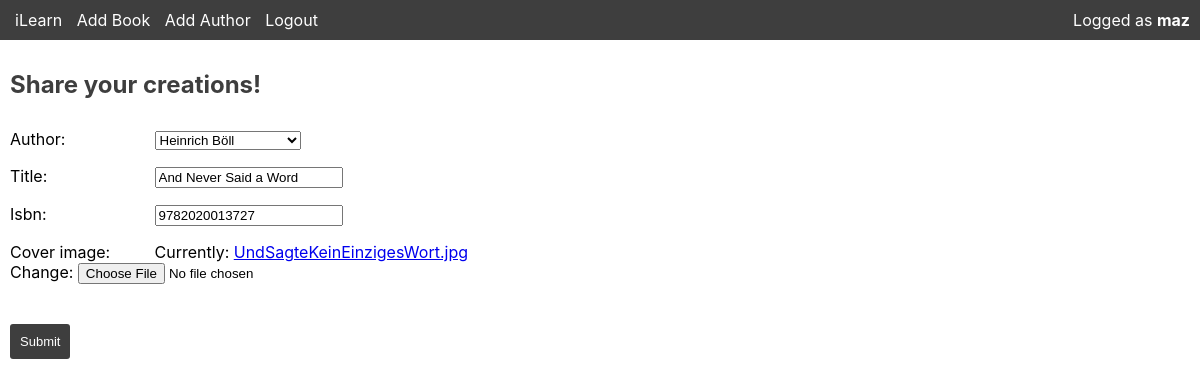
/book/edit/14 (signed in), run on the app's committed database.
### books/models.py (models this page shows, shortened)
class Book(models.Model):
    author=models.ForeignKey(Author, on_delete=models.CASCADE)
    user=models.ForeignKey(User, on_delete=models.CASCADE, default='')
    title=models.CharField(max_length=255, unique=True)
    isbn=models.CharField(max_length=13, unique=True)
    cover_image=models.FileField()

### books/views.py (the view)
# urls.py: path('book/edit/<int:pk>', views.EditBook.as_view(), name="edit-book"),
class EditBook(LoginRequiredMixin, UpdateView):
    model = Book
    fields = ['author' , 'title', 'isbn', 'cover_image']
    login_url = '/login/'
    template_name='books/edit_form.html'
    redirect_field_name = 'redirect_to'

### books/models.py (called while the page is built)
    def __str__(self):
        return f"{self.name} {self.surname}"

### books/templates/books/edit_form.html (shortened to what this page needs)
{%extends 'base.html'%}
{%block include_css%}
    {%load staticfiles%}
    <link rel="stylesheet" href="{% static 'books/forms/style.css' %}">
    <link rel="stylesheet" href="{% static 'books/style.css' %}">
{%endblock%}
{%block body%}
    <h1 class="form-heading">Share your creations!</h1>
    {%if book.user == user%}
        <form action="" method="POST" enctype="multipart/form-data" class="iLearn-create">
            {%include 'form-template.html'%}
            <div>
                <br><br><button type="submit" class="submit-btn">Submit</button>
            </div>
        </form>
    {%else%}
        <h1>Mhhh... you cannot edit this book!</h1>
    {%endif%}
{%endblock%}

### templates/base.html (shortened to what this page needs)
<!DOCTYPE html>
<html lang="en-EN">
<head>
    {%load staticfiles%}
    <link rel="stylesheet" href="{% static 'books/style.css' %}">
    {%block include_css%}{%endblock%}
</head>
<body>
    <header class="iLearn-navbar">
        <nav>
            <ul>
                <li><a href="{%url 'books:index'%}">iLearn</a></li>
                {%if not user.is_authenticated %}
                    <li><a href="{%url 'users:login'%}">Login</a></li>
                    <li><a href="{%url 'users:add-user'%}">Sign In</a></li>
                {%else%}
                    <li><a href="{%url 'books:add-book'%}">Add Book</a></li>
                    <li><a href="{%url 'books:add-author'%}">Add Author</a></li>
                    <li class="logged-as">Logged as <b>{{user}}</b></li>
                    <li><a href="{%url 'users:logout-user'%}">Logout</a></li>
                {%endif%}
            </ul>
        </nav>
    </header>
    <section class="iLearn">
        {%block body%}
        {%endblock%}
    </section>
</body>
</html>

### templates/form-template.html (shortened to what this page needs)
{% for field in form %}
    <div>
        <label>{{ field.label_tag }}</label>
        {{ field }}
    </div>
{% endfor %}

### books/static/books/style.css (style rules this page uses)
body, html { margin: 0; padding: 0; font-family: -apple-system,BlinkMacSystemFont,"Segoe UI",Roboto,Oxygen-Sans,Ubuntu,Cantarell,"Helvetica Neue",sans-serif; }
h1 { color: #3e3e3e; }
.submit-btn { padding: 10px 10px; border: none; background-color: #3e3e3e; color: #fff; font-size: 13px; border-radius: 3px; cursor: pointer; }
.iLearn-navbar { padding: 10px; background-color: #3e3e3e; }
.iLearn-navbar nav ul { list-style: none; margin: 0; padding: 0; }
.iLearn-navbar nav ul li { display: inline-block; color: #fff; }
.iLearn-navbar nav ul li a { text-decoration: none; color: #fff; padding: 5px; }
.iLearn-navbar nav ul li.logged-as { float: right; }

### books/static/books/forms/style.css (style rules this page uses)
form { padding: 10px; padding-top: 0; }
form input { min-width: 180px; }
form label { display: inline-block; width: 140px; }
.form-heading { padding: 10px; color: #3e3e3e; }

### data on the page
Book: form "Heinrich Böll" "And Never Said a Word" "9782020013727"

### other printed values
{{ user }} "maz"
{{ field.label_tag }} "Author:" "Title:" "Isbn:" "Cover image:"
